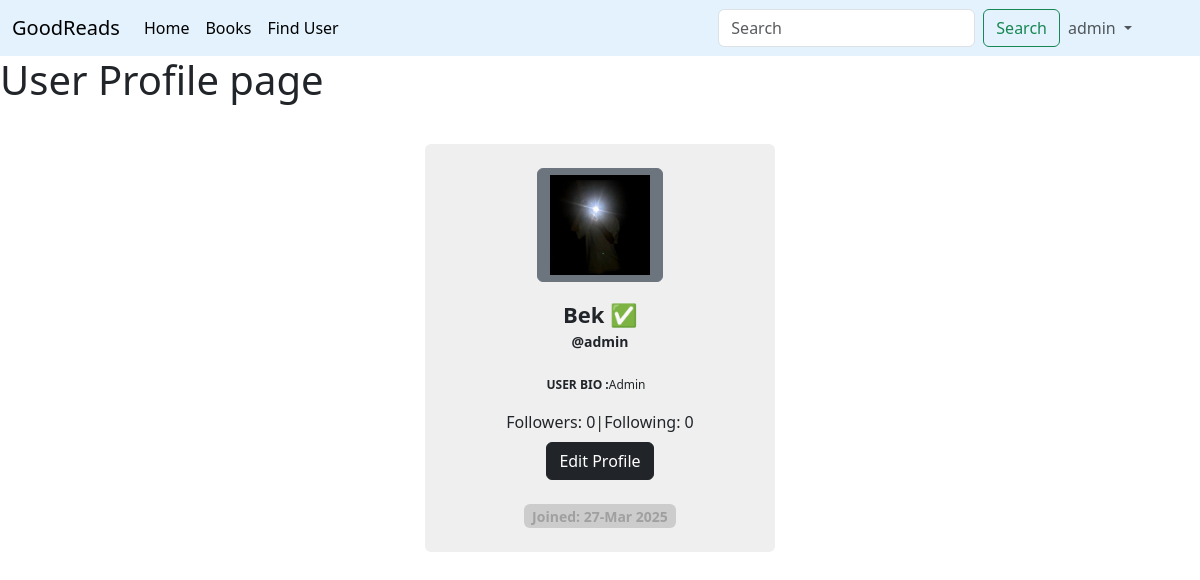
The app's page /users/profile/ (signed in) with its own data.
### users/models.py (models this page shows, shortened)
class CustomUser(AbstractUser):
    profile_picture = models.ImageField(default='profile_pictures/default.png', upload_to='profile_pictures')
    gender = models.CharField(max_length=10, choices=(('Male', 'Erkak'), ('Female', 'Ayol')), default='Male')
    bio = models.TextField(default="", blank=True)

### users/views.py (the view)
# urls.py: path('profile/',ProfileView.as_view(),name='profile'),
class ProfileView(View):
    def get(self, request):
        user = get_object_or_404(User, id=request.user.id)
        context = {'user': user}
        return render(request, 'user/profile.html', context)

### users/templates/user/profile.html (shortened to what this page needs)
{% extends 'base.html' %}
{% block content %}
<h1>User Profile page</h1>
    <div class="container mt-4 mb-4 p-3 d-flex justify-content-center">
    <div class="card p-4">
        <div class="image d-flex flex-column justify-content-center align-items-center">
            <button class="btn btn-secondary">
                <img src="{{ user.profile_picture.url }}" height="100" width="100" />
            </button>
            <span class="name mt-3">{{ user.first_name }} {{ user.last_name }}</span>
            <span class="idd">@{{ user.username }}</span>
            <br>
            <div class="d-flex flex-row justify-content-center align-items-center gap-2">
                <span class="idd1"><b><b>USER BIO :</b></b>{{ user.bio }}</span>
            </div>
            <div class="d-flex mt-3">
                <span class="followers">Followers: {{ user.followers.count }}</span> |
                <span class="following">Following: {{ user.following.count }}</span>
            </div>
            <div class="d-flex mt-2">
                <a class="btn btn-dark"  href="{% url 'user:edit_profile' %}">Edit Profile</a>
            </div>
            <div class="px-2 rounded mt-4 date">
                <span class="join">Joined: {{ user.date_joined|date:"d-M Y " }}</span>
            </div>
        </div>
    </div>
</div>
{% endblock %}

### templates/base.html (shortened to what this page needs)
{% load static %}
<!DOCTYPE html>
<html lang="en">
<head>
<link href="https://cdn.jsdelivr.net/npm/bootstrap@5.3.3/dist/css/bootstrap.min.css" rel="stylesheet">
<link rel="stylesheet" href="{% static 'css/main.css' %}">
</head>
<body>
<nav class="navbar navbar-expand-lg" style="background-color: #e3f2fd;">
  <div class="container-fluid">
    <a class="navbar-brand" href="{% url 'landing_page' %}">GoodReads</a>
    <div class="collapse navbar-collapse" id="navbarSupportedContent">
      <ul class="navbar-nav me-auto mb-2 mb-lg-0">
        <li class="nav-item">
          <a class="nav-link active" aria-current="page" href="{% url 'home' %}">Home</a>
        </li>
        <ul class="navbar-nav me-auto mb-2 mb-lg-0">
            <li class="nav-item">
              <a class="nav-link active" aria-current="page" href="{% url 'book:book_list' %}">Books</a>
            </li>
        </ul>
        <li class="nav-item">
          <a class="nav-link active" aria-current="page" href="{% url 'user:user_list' %}"> Find User</a>
        </li>
      </ul>
      <form class="d-flex" role="search" action="{% url 'book:book_list' %}">
        <input class="form-control me-2" type="search" placeholder="Search" aria-label="Search" name="q">
        <button class="btn btn-outline-success" type="submit">Search</button>
      </form>
        {% if request.user.is_authenticated %}
        <div class="me-5">
            <ul class="navbar-nav ms-auto">
                <li class="nav-item dropdown">
                    <a class="nav-link dropdown-toggle" href="#" role="button" data-bs-toggle="dropdown" aria-expanded="false">
                        {{ request.user.username }}
                    </a>
                </li>
            </ul>
        </div>
        {% else %}
            <a class="btn btn-outline-primary" href="{% url 'user:login' %}">Login</a>
        {% endif %}
    </div>
  </div>
</nav>
{% block content %}
{% endblock %}
</body>
</html>

### static/css/main.css (style rules this page uses)
.card { width: 350px; background-color: #efefef; border: none; cursor: pointer; transition: all 0.5s; }
.image img { transition: all 0.5s }
.name { font-size: 22px; font-weight: bold }
.idd { font-size: 14px; font-weight: 600 }
.idd1 { font-size: 12px }
.join { font-size: 14px; color: #a0a0a0; font-weight: bold }
.date { background-color: #ccc }

### records on screen
CustomUser: user.username "admin", profile_picture (picture), first_name "Bek", last_name "✅", username "admin", bio "Admin", followers.count "0", following.count "0", date_joined "27-Mar 2025"
